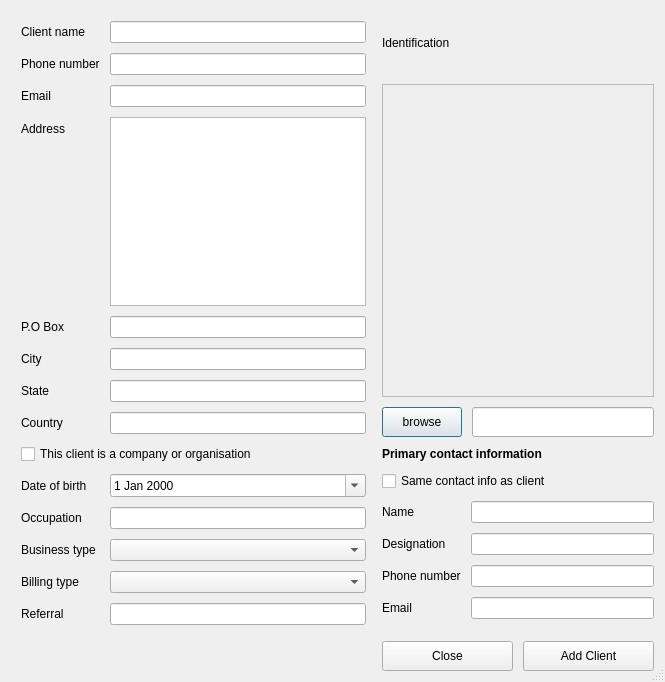
<?xml version="1.0" encoding="UTF-8"?>
<ui version="4.0">
 <class>newclient</class>
 <widget class="QDialog" name="newclient">
  <property name="windowModality">
   <enum>Qt::NonModal</enum>
  </property>
  <property name="geometry">
   <rect>
    <x>0</x>
    <y>0</y>
    <width>665</width>
    <height>682</height>
   </rect>
  </property>
  <property name="font">
   <font>
    <family>Segoe UI</family>
    <pointsize>9</pointsize>
   </font>
  </property>
  <property name="windowTitle">
   <string>New Client</string>
  </property>
  <property name="windowIcon">
   <iconset resource="images/icons/icons.qrc">
    <normaloff>:/new/general/clock.png</normaloff>:/new/general/clock.png</iconset>
  </property>
  <property name="sizeGripEnabled">
   <bool>true</bool>
  </property>
  <property name="modal">
   <bool>true</bool>
  </property>
  <layout class="QGridLayout" name="gridLayout">
   <item row="0" column="0">
    <layout class="QFormLayout" name="formLayout">
     <property name="horizontalSpacing">
      <number>10</number>
     </property>
     <property name="verticalSpacing">
      <number>10</number>
     </property>
     <property name="leftMargin">
      <number>10</number>
     </property>
     <property name="topMargin">
      <number>10</number>
     </property>
     <property name="rightMargin">
      <number>10</number>
     </property>
     <property name="bottomMargin">
      <number>10</number>
     </property>
     <item row="0" column="0">
      <widget class="QLabel" name="label">
       <property name="text">
        <string>Client name</string>
       </property>
      </widget>
     </item>
     <item row="0" column="1">
      <widget class="QLineEdit" name="lineEdit_clientName"/>
     </item>
     <item row="1" column="0">
      <widget class="QLabel" name="label_2">
       <property name="text">
        <string>Phone number</string>
       </property>
      </widget>
     </item>
     <item row="1" column="1">
      <widget class="QLineEdit" name="lineEdit_phNo"/>
     </item>
     <item row="2" column="0">
      <widget class="QLabel" name="label_3">
       <property name="text">
        <string>Email</string>
       </property>
      </widget>
     </item>
     <item row="2" column="1">
      <widget class="QLineEdit" name="lineEdit_email"/>
     </item>
     <item row="3" column="0">
      <widget class="QLabel" name="label_4">
       <property name="text">
        <string>Address</string>
       </property>
      </widget>
     </item>
     <item row="3" column="1">
      <widget class="QPlainTextEdit" name="plainTextEdit_address"/>
     </item>
     <item row="9" column="0">
      <widget class="QLabel" name="label_5">
       <property name="text">
        <string>Date of birth</string>
       </property>
      </widget>
     </item>
     <item row="9" column="1">
      <widget class="QDateEdit" name="dateEdit_dob">
       <property name="calendarPopup">
        <bool>true</bool>
       </property>
      </widget>
     </item>
     <item row="10" column="0">
      <widget class="QLabel" name="label_7">
       <property name="text">
        <string>Occupation</string>
       </property>
      </widget>
     </item>
     <item row="10" column="1">
      <widget class="QLineEdit" name="lineEdit_occupation"/>
     </item>
     <item row="13" column="0">
      <widget class="QLabel" name="label_8">
       <property name="text">
        <string>Referral</string>
       </property>
      </widget>
     </item>
     <item row="13" column="1">
      <widget class="QLineEdit" name="lineEdit_referral"/>
     </item>
     <item row="8" column="0" colspan="2">
      <widget class="QCheckBox" name="checkBox_co">
       <property name="text">
        <string>This client is a company or organisation</string>
       </property>
      </widget>
     </item>
     <item row="4" column="0">
      <widget class="QLabel" name="label_9">
       <property name="text">
        <string>P.O Box</string>
       </property>
      </widget>
     </item>
     <item row="4" column="1">
      <widget class="QLineEdit" name="lineEdit_pobox"/>
     </item>
     <item row="5" column="0">
      <widget class="QLabel" name="label_10">
       <property name="text">
        <string>City</string>
       </property>
      </widget>
     </item>
     <item row="5" column="1">
      <widget class="QLineEdit" name="lineEdit_city"/>
     </item>
     <item row="6" column="0">
      <widget class="QLabel" name="label_11">
       <property name="text">
        <string>State</string>
       </property>
      </widget>
     </item>
     <item row="6" column="1">
      <widget class="QLineEdit" name="lineEdit_state"/>
     </item>
     <item row="7" column="0">
      <widget class="QLabel" name="label_12">
       <property name="text">
        <string>Country</string>
       </property>
      </widget>
     </item>
     <item row="7" column="1">
      <widget class="QLineEdit" name="lineEdit_country"/>
     </item>
     <item row="11" column="0">
      <widget class="QLabel" name="label_13">
       <property name="text">
        <string>Business type</string>
       </property>
      </widget>
     </item>
     <item row="11" column="1">
      <widget class="QComboBox" name="comboBox_businessTypes"/>
     </item>
     <item row="12" column="0">
      <widget class="QLabel" name="label_14">
       <property name="text">
        <string>Billing type</string>
       </property>
      </widget>
     </item>
     <item row="12" column="1">
      <widget class="QComboBox" name="comboBox_billTypes"/>
     </item>
    </layout>
   </item>
   <item row="0" column="1">
    <layout class="QVBoxLayout" name="verticalLayout" stretch="1,5,1,3">
     <property name="spacing">
      <number>10</number>
     </property>
     <item>
      <widget class="QLabel" name="label_6">
       <property name="text">
        <string>Identification</string>
       </property>
      </widget>
     </item>
     <item>
      <widget class="QFrame" name="frame_ID">
       <property name="toolTip">
        <string>Drop image of ID here</string>
       </property>
       <property name="frameShape">
        <enum>QFrame::StyledPanel</enum>
       </property>
       <property name="frameShadow">
        <enum>QFrame::Raised</enum>
       </property>
      </widget>
     </item>
     <item>
      <layout class="QHBoxLayout" name="horizontalLayout_2">
       <item>
        <widget class="QPushButton" name="pushButton_browse">
         <property name="minimumSize">
          <size>
           <width>0</width>
           <height>30</height>
          </size>
         </property>
         <property name="maximumSize">
          <size>
           <width>16777215</width>
           <height>30</height>
          </size>
         </property>
         <property name="text">
          <string>browse</string>
         </property>
        </widget>
       </item>
       <item>
        <widget class="QLineEdit" name="lineEdit_idPath">
         <property name="minimumSize">
          <size>
           <width>0</width>
           <height>30</height>
          </size>
         </property>
         <property name="maximumSize">
          <size>
           <width>16777215</width>
           <height>30</height>
          </size>
         </property>
        </widget>
       </item>
      </layout>
     </item>
     <item>
      <layout class="QFormLayout" name="formLayout_2">
       <item row="0" column="0" colspan="2">
        <widget class="QLabel" name="label_15">
         <property name="font">
          <font>
           <weight>75</weight>
           <bold>true</bold>
          </font>
         </property>
         <property name="text">
          <string>Primary contact information</string>
         </property>
        </widget>
       </item>
       <item row="1" column="0" colspan="2">
        <widget class="QCheckBox" name="checkBox_sameInfoAsClient">
         <property name="text">
          <string>Same contact info as client</string>
         </property>
        </widget>
       </item>
       <item row="2" column="0">
        <widget class="QLabel" name="label_16">
         <property name="text">
          <string>Name</string>
         </property>
        </widget>
       </item>
       <item row="2" column="1">
        <widget class="QLineEdit" name="lineEdit_pName"/>
       </item>
       <item row="3" column="0">
        <widget class="QLabel" name="label_17">
         <property name="text">
          <string>Designation</string>
         </property>
        </widget>
       </item>
       <item row="3" column="1">
        <widget class="QLineEdit" name="lineEdit_designation"/>
       </item>
       <item row="4" column="0">
        <widget class="QLabel" name="label_18">
         <property name="text">
          <string>Phone number</string>
         </property>
        </widget>
       </item>
       <item row="4" column="1">
        <widget class="QLineEdit" name="lineEdit_pPhone"/>
       </item>
       <item row="5" column="0">
        <widget class="QLabel" name="label_19">
         <property name="text">
          <string>Email</string>
         </property>
        </widget>
       </item>
       <item row="5" column="1">
        <widget class="QLineEdit" name="lineEdit_pEmail"/>
       </item>
      </layout>
     </item>
    </layout>
   </item>
   <item row="1" column="1">
    <layout class="QHBoxLayout" name="horizontalLayout">
     <property name="spacing">
      <number>10</number>
     </property>
     <item>
      <widget class="QPushButton" name="pushButton_cancel">
       <property name="minimumSize">
        <size>
         <width>0</width>
         <height>30</height>
        </size>
       </property>
       <property name="maximumSize">
        <size>
         <width>16777215</width>
         <height>30</height>
        </size>
       </property>
       <property name="text">
        <string>Close</string>
       </property>
       <property name="icon">
        <iconset resource="images/icons/icons.qrc">
         <normaloff>:/new/general/Gnome-Window-Close-64.png</normaloff>:/new/general/Gnome-Window-Close-64.png</iconset>
       </property>
      </widget>
     </item>
     <item>
      <widget class="QPushButton" name="pushButton_addClient">
       <property name="minimumSize">
        <size>
         <width>0</width>
         <height>30</height>
        </size>
       </property>
       <property name="maximumSize">
        <size>
         <width>16777215</width>
         <height>30</height>
        </size>
       </property>
       <property name="text">
        <string>Add Client</string>
       </property>
       <property name="icon">
        <iconset resource="images/icons/icons.qrc">
         <normaloff>:/new/general/ok_96px.png</normaloff>:/new/general/ok_96px.png</iconset>
       </property>
      </widget>
     </item>
    </layout>
   </item>
  </layout>
 </widget>
 <resources>
  <include location="images/icons/icons.qrc"/>
 </resources>
 <connections/>
</ui>
